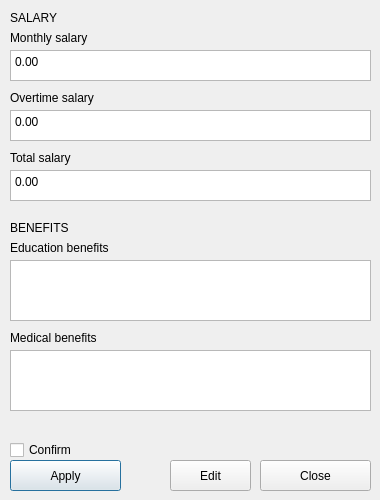
<?xml version="1.0" encoding="UTF-8"?>
<ui version="4.0">
 <class>Dialog</class>
 <widget class="QDialog" name="Dialog">
  <property name="geometry">
   <rect>
    <x>0</x>
    <y>0</y>
    <width>380</width>
    <height>500</height>
   </rect>
  </property>
  <property name="windowTitle">
   <string>Dialog</string>
  </property>
  <property name="styleSheet">
   <string notr="true">font: 700 9pt &quot;Segoe UI&quot;;</string>
  </property>
  <widget class="QPushButton" name="apply">
   <property name="geometry">
    <rect>
     <x>10</x>
     <y>460</y>
     <width>111</width>
     <height>31</height>
    </rect>
   </property>
   <property name="styleSheet">
    <string notr="true">
font: 700 9pt &quot;Segoe UI&quot;;</string>
   </property>
   <property name="text">
    <string>Apply</string>
   </property>
  </widget>
  <widget class="QPlainTextEdit" name="salary_Monthly">
   <property name="geometry">
    <rect>
     <x>10</x>
     <y>50</y>
     <width>361</width>
     <height>31</height>
    </rect>
   </property>
   <property name="styleSheet">
    <string notr="true">font: 300 9pt &quot;Outfit&quot;;</string>
   </property>
   <property name="plainText">
    <string>0.00</string>
   </property>
  </widget>
  <widget class="QLabel" name="Monthly">
   <property name="geometry">
    <rect>
     <x>10</x>
     <y>30</y>
     <width>101</width>
     <height>16</height>
    </rect>
   </property>
   <property name="styleSheet">
    <string notr="true">font: 9pt &quot;Segoe UI&quot;;</string>
   </property>
   <property name="text">
    <string>Monthly salary</string>
   </property>
  </widget>
  <widget class="QPlainTextEdit" name="benefits_Edu">
   <property name="geometry">
    <rect>
     <x>10</x>
     <y>260</y>
     <width>361</width>
     <height>61</height>
    </rect>
   </property>
   <property name="styleSheet">
    <string notr="true">font: 300 9pt &quot;Outfit&quot;;</string>
   </property>
   <property name="plainText">
    <string/>
   </property>
  </widget>
  <widget class="QLabel" name="label_3">
   <property name="geometry">
    <rect>
     <x>10</x>
     <y>240</y>
     <width>121</width>
     <height>16</height>
    </rect>
   </property>
   <property name="styleSheet">
    <string notr="true">font: 300 9pt &quot;Segoe UI&quot;;
font: 9pt &quot;Segoe UI&quot;;</string>
   </property>
   <property name="text">
    <string>Education benefits</string>
   </property>
  </widget>
  <widget class="QCheckBox" name="apply_confirm">
   <property name="geometry">
    <rect>
     <x>10</x>
     <y>440</y>
     <width>75</width>
     <height>20</height>
    </rect>
   </property>
   <property name="styleSheet">
    <string notr="true">font: 600 9pt &quot;Segoe UI&quot;;</string>
   </property>
   <property name="text">
    <string>Confirm</string>
   </property>
  </widget>
  <widget class="QPlainTextEdit" name="salary_Overtime">
   <property name="geometry">
    <rect>
     <x>10</x>
     <y>110</y>
     <width>361</width>
     <height>31</height>
    </rect>
   </property>
   <property name="styleSheet">
    <string notr="true">font: 300 9pt &quot;Outfit&quot;;</string>
   </property>
   <property name="plainText">
    <string>0.00</string>
   </property>
  </widget>
  <widget class="QPlainTextEdit" name="salary_Total">
   <property name="geometry">
    <rect>
     <x>10</x>
     <y>170</y>
     <width>361</width>
     <height>31</height>
    </rect>
   </property>
   <property name="styleSheet">
    <string notr="true">font: 300 9pt &quot;Outfit&quot;;</string>
   </property>
   <property name="plainText">
    <string>0.00</string>
   </property>
  </widget>
  <widget class="QLabel" name="label_4">
   <property name="geometry">
    <rect>
     <x>10</x>
     <y>90</y>
     <width>101</width>
     <height>16</height>
    </rect>
   </property>
   <property name="styleSheet">
    <string notr="true">font: 300 9pt &quot;Segoe UI&quot;;
font: 9pt &quot;Segoe UI&quot;;</string>
   </property>
   <property name="text">
    <string>Overtime salary</string>
   </property>
  </widget>
  <widget class="QLabel" name="label_5">
   <property name="geometry">
    <rect>
     <x>10</x>
     <y>150</y>
     <width>101</width>
     <height>16</height>
    </rect>
   </property>
   <property name="styleSheet">
    <string notr="true">font: 300 9pt &quot;Segoe UI&quot;;
font: 9pt &quot;Segoe UI&quot;;</string>
   </property>
   <property name="text">
    <string>Total salary</string>
   </property>
  </widget>
  <widget class="QLabel" name="label">
   <property name="geometry">
    <rect>
     <x>10</x>
     <y>10</y>
     <width>49</width>
     <height>16</height>
    </rect>
   </property>
   <property name="text">
    <string>SALARY</string>
   </property>
  </widget>
  <widget class="QLabel" name="label_2">
   <property name="geometry">
    <rect>
     <x>10</x>
     <y>220</y>
     <width>71</width>
     <height>16</height>
    </rect>
   </property>
   <property name="text">
    <string>BENEFITS</string>
   </property>
  </widget>
  <widget class="QPlainTextEdit" name="benefits_Med">
   <property name="geometry">
    <rect>
     <x>10</x>
     <y>350</y>
     <width>361</width>
     <height>61</height>
    </rect>
   </property>
   <property name="styleSheet">
    <string notr="true">font: 300 9pt &quot;Outfit&quot;;</string>
   </property>
   <property name="plainText">
    <string/>
   </property>
  </widget>
  <widget class="QLabel" name="label_6">
   <property name="geometry">
    <rect>
     <x>10</x>
     <y>330</y>
     <width>121</width>
     <height>16</height>
    </rect>
   </property>
   <property name="styleSheet">
    <string notr="true">font: 300 9pt &quot;Segoe UI&quot;;
font: 9pt &quot;Segoe UI&quot;;</string>
   </property>
   <property name="text">
    <string>Medical benefits</string>
   </property>
  </widget>
  <widget class="QPushButton" name="edit">
   <property name="geometry">
    <rect>
     <x>170</x>
     <y>460</y>
     <width>81</width>
     <height>31</height>
    </rect>
   </property>
   <property name="styleSheet">
    <string notr="true">font: 9pt &quot;Outfit&quot;;
font: 9pt &quot;Segoe UI&quot;;</string>
   </property>
   <property name="text">
    <string>Edit</string>
   </property>
  </widget>
  <widget class="QPushButton" name="close">
   <property name="geometry">
    <rect>
     <x>260</x>
     <y>460</y>
     <width>111</width>
     <height>31</height>
    </rect>
   </property>
   <property name="styleSheet">
    <string notr="true">font: 9pt &quot;Segoe UI&quot;;</string>
   </property>
   <property name="text">
    <string>Close</string>
   </property>
  </widget>
 </widget>
 <resources/>
 <connections/>
</ui>
